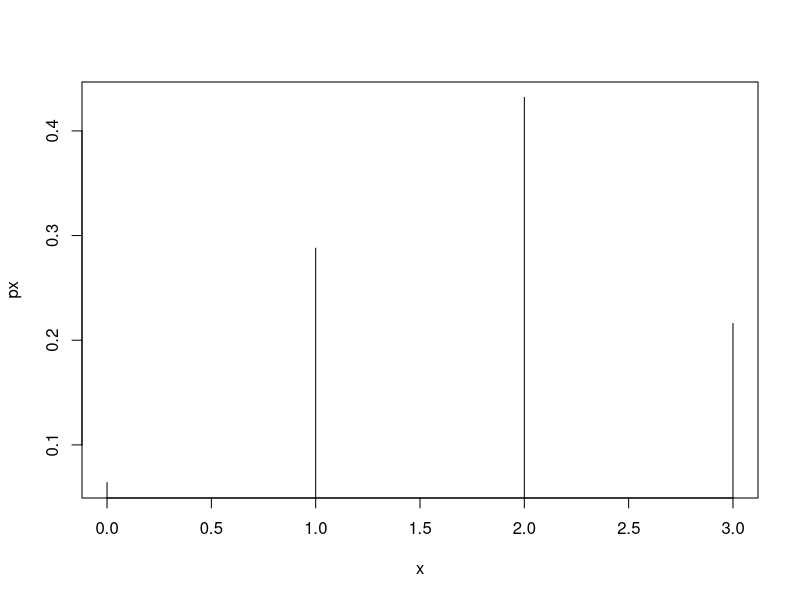

This chart was generated by the following R code:
## ---- chunk 1
knitr::opts_chunk$set(echo = TRUE)
## ---- chunk 2
n <- 3                  # num. de ensaios Bernoulli
x <- 0:n                # possíveis valores de X
p <- 0.6                # probabilidade de sucesso
px <- dbinom(x, n, p)   # funcao de probabilidade de X 
px
## ---- chunk 3
plot(x, px, type = "h")            # grafico da distribuicao de probabilidade
